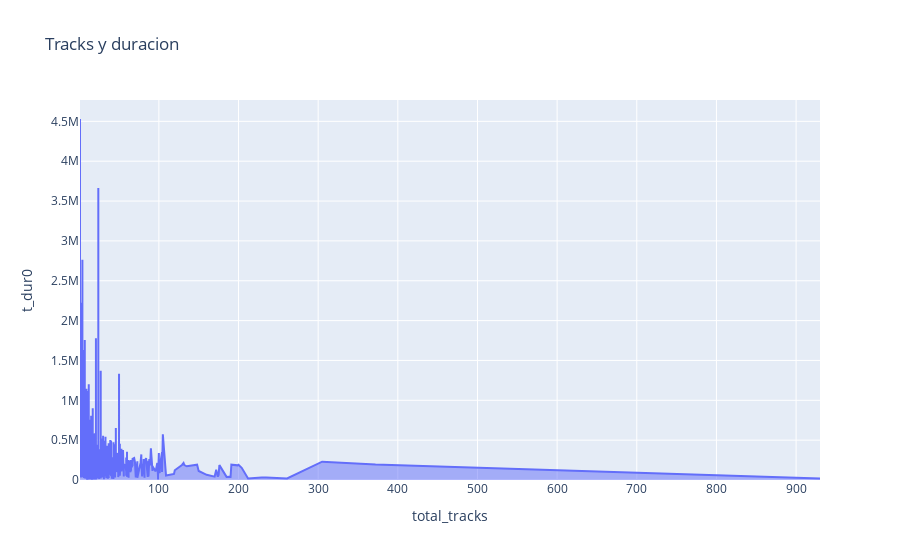

Write notebook code for a chart like this one.
### Markdown cell above
### Area 
Se genera el grafico con la funcion area en el que se muestra el total de tracks y duracion de las canciones

### Code cell
fig2 = px.area(df, x="total_tracks", y="t_dur0", title='Tracks y duracion')
fig2.show()

### Figure 1 — Plotly figure (JSON) as saved in the notebook; plotly's stock layout.template omitted (floating-point values rounded to 4 significant figures; data arrays with more than 128 entries replaced by an {"elided": "..."} marker saying what was removed)
{"data": [{"hovertemplate": "total_tracks=%{x}<br>t_dur0=%{y}<extra></extra>", "legendgroup": "", "line": {"color": "#636efa"}, "marker": {"symbol": "circle"}, "mode": "lines", "name": "", "orientation": "v", "showlegend": false, "stackgroup": "1", "type": "scatter", "x": {"elided": "21207 int values"}, "xaxis": "x", "y": {"elided": "21207 int values"}, "yaxis": "y"}], "layout": {"autosize": true, "legend": {"tracegroupgap": 0}, "title": {"text": "Tracks y duracion"}, "xaxis": {"anchor": "y", "autorange": true, "domain": [0, 1], "range": [1, 930], "title": {"text": "total_tracks"}, "type": "linear"}, "yaxis": {"anchor": "x", "autorange": true, "domain": [0, 1], "range": [0, 4768000.0], "title": {"text": "t_dur0"}, "type": "linear"}}}
